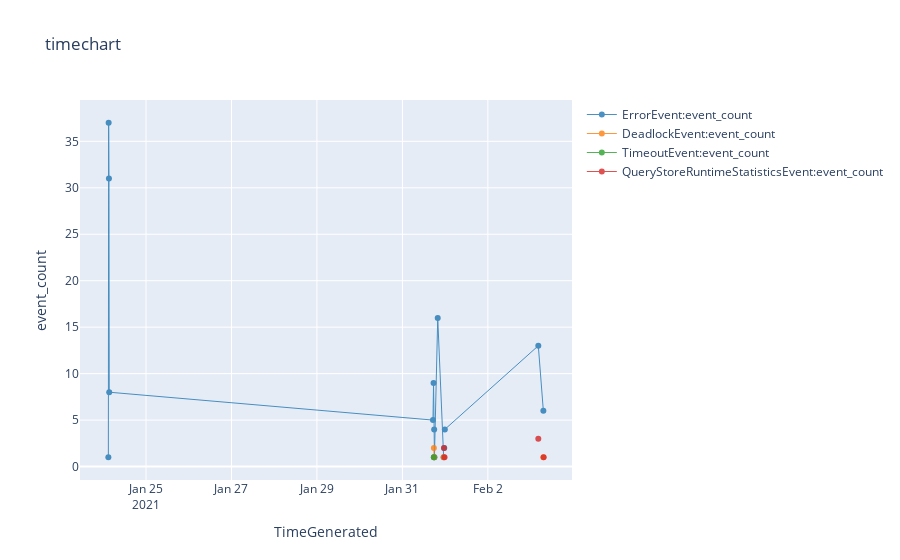

This figure's notebook cell:
### Markdown cell above
## Analyze (non-audit) Events

### Code cell
%%kql 
AzureDiagnostics
| summarize event_count=count() by bin(TimeGenerated, 10m), OperationName
| where OperationName <> "AuditEvent"
| render timechart

### Figure 1 — Plotly figure (JSON) as saved in the notebook; plotly's stock layout.template omitted (floating-point values rounded to 4 significant figures)
{"data": [{"line": {"color": "rgb(31, 118, 179)", "width": 1}, "name": "ErrorEvent:event_count", "opacity": 0.8, "type": "scatter", "x": ["2021-01-24T02:50:00+00:00", "2021-01-24T03:00:00+00:00", "2021-01-24T03:10:00+00:00", "2021-01-24T03:20:00+00:00", "2021-01-31T17:10:00+00:00", "2021-01-31T17:30:00+00:00", "2021-01-31T17:40:00+00:00", "2021-01-31T17:50:00+00:00", "2021-01-31T18:00:00+00:00", "2021-01-31T19:50:00+00:00", "2021-01-31T23:10:00+00:00", "2021-01-31T23:20:00+00:00", "2021-01-31T23:30:00+00:00", "2021-01-31T23:40:00+00:00", "2021-01-31T23:50:00+00:00", "2021-02-03T04:20:00+00:00", "2021-02-03T07:10:00+00:00", "2021-02-03T07:20:00+00:00"], "y": [1, 37, 31, 8, 5, 9, 1, 4, 1, 16, 1, null, 2, null, 4, 13, 6, null]}, {"line": {"color": "rgb(254, 127, 14)", "width": 1}, "name": "DeadlockEvent:event_count", "opacity": 0.8, "type": "scatter", "x": ["2021-01-24T02:50:00+00:00", "2021-01-24T03:00:00+00:00", "2021-01-24T03:10:00+00:00", "2021-01-24T03:20:00+00:00", "2021-01-31T17:10:00+00:00", "2021-01-31T17:30:00+00:00", "2021-01-31T17:40:00+00:00", "2021-01-31T17:50:00+00:00", "2021-01-31T18:00:00+00:00", "2021-01-31T19:50:00+00:00", "2021-01-31T23:10:00+00:00", "2021-01-31T23:20:00+00:00", "2021-01-31T23:30:00+00:00", "2021-01-31T23:40:00+00:00", "2021-01-31T23:50:00+00:00", "2021-02-03T04:20:00+00:00", "2021-02-03T07:10:00+00:00", "2021-02-03T07:20:00+00:00"], "y": [null, null, null, null, null, null, 2, 1, null, null, 1, null, null, null, null, null, 1, null]}, {"line": {"color": "rgb(44, 160, 44)", "width": 1}, "name": "TimeoutEvent:event_count", "opacity": 0.8, "type": "scatter", "x": ["2021-01-24T02:50:00+00:00", "2021-01-24T03:00:00+00:00", "2021-01-24T03:10:00+00:00", "2021-01-24T03:20:00+00:00", "2021-01-31T17:10:00+00:00", "2021-01-31T17:30:00+00:00", "2021-01-31T17:40:00+00:00", "2021-01-31T17:50:00+00:00", "2021-01-31T18:00:00+00:00", "2021-01-31T19:50:00+00:00", "2021-01-31T23:10:00+00:00", "2021-01-31T23:20:00+00:00", "2021-01-31T23:30:00+00:00", "2021-01-31T23:40:00+00:00", "2021-01-31T23:50:00+00:00", "2021-02-03T04:20:00+00:00", "2021-02-03T07:10:00+00:00", "2021-02-03T07:20:00+00:00"], "y": [null, null, null, null, null, null, 1, null, null, null, null, null, null, null, null, null, null, null]}, {"line": {"color": "rgb(214, 39, 39)", "width": 1}, "name": "QueryStoreRuntimeStatisticsEvent:event_count", "opacity": 0.8, "type": "scatter", "x": ["2021-01-24T02:50:00+00:00", "2021-01-24T03:00:00+00:00", "2021-01-24T03:10:00+00:00", "2021-01-24T03:20:00+00:00", "2021-01-31T17:10:00+00:00", "2021-01-31T17:30:00+00:00", "2021-01-31T17:40:00+00:00", "2021-01-31T17:50:00+00:00", "2021-01-31T18:00:00+00:00", "2021-01-31T19:50:00+00:00", "2021-01-31T23:10:00+00:00", "2021-01-31T23:20:00+00:00", "2021-01-31T23:30:00+00:00", "2021-01-31T23:40:00+00:00", "2021-01-31T23:50:00+00:00", "2021-02-03T04:20:00+00:00", "2021-02-03T07:10:00+00:00", "2021-02-03T07:20:00+00:00"], "y": [null, null, null, null, null, null, null, null, null, null, null, 2, null, 1, null, 3, null, 1]}], "layout": {"showlegend": true, "title": {"text": "timechart"}, "xaxis": {"autorange": true, "title": {"text": "TimeGenerated"}, "type": "date"}, "yaxis": {"ticksuffix": "", "title": {"text": "event_count"}, "type": "linear"}}}
